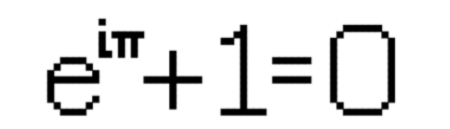
#> input picture images/etothepi.jpeg, 450 x 129 px
$ python main.py images/etothepi.jpeg
#> lines starting #> are read from the running program, lines starting #| are printed output that depends on the picture
from math import floor
from PIL import Image
from sys import argv

def find_k_value(pixels):
	k = 0

	for i, pixel in enumerate(pixels):
		if sum(pixel) / 3 <= 200:
			k += 2 ** i

	return k * 17

try:
	image = Image.open(argv[1]).rotate(90, Image.NEAREST, expand = 1).resize((17, 107))
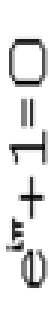
#> image: PIL image 17x107 RGB (shown 3 times larger); min 0, max 255, mean 227.4
	pixels = list(image.getdata())
#> pixels = 1819 items, first 6: (255, 255, 255), (255, 255, 255), (255, 255, 255), (255, 255, 255), (255, 255, 255), (255, 255, 255)
	k = find_k_value(pixels)
#> after the loop in find_k_value, `for i, pixel in enumerate(pixels):`: k = 23124798947767885849858058700475087806020855162267872788190691662250166419786895862213916490194004064712557116503196102875986037153355382338468975472874090426335184446261987159493633303371403725067409918156366558813742887365304793893217989372658031618550371635533575070403852294556961672733127609862750773007676229958550274395453595145446926669242373927981300853586628084735180232412176819341819623937324884072086771999177772027461599103163733464992938936649605173315537253757739856209903616
#> k = 393121582112054059447586997908076492702354537758553837399241758258252829136377229657636580333298069100113470980554333748891762631607041499753972583038859537247698135586453781711391766157313863326145968608658231499833629085210181496184705819335186537515356317804070776196865489007468348436463169367666763141130495909295354664722711117472597753377120356775682114510972677440498063951007005928810933606934523029225475123986022124466847184753783468904879961923043287946364133313881577555568361472
except IndexError:
	k = int(input('Enter k: '))


def tuppers_formula(x, y):
	return 0.5 < floor((y // 17 // 2 ** (17 * floor(x) + floor(y) % 17)) % 2)

for y in range(k, k+17):
	for x in range(107, -1, -1):
		if tuppers_formula(x, y):
			print('██', end='')
		else:
			print('  ', end='')
	print('')

print(f'\n\nk-value: {k}')
#> (printed output is left out)
